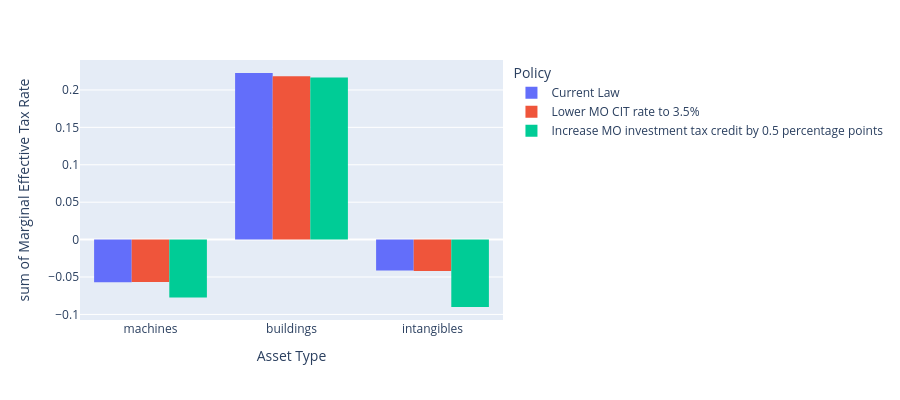

Here is the notebook cell this chart was saved with:
### Code cell
# Other results
fig14 = px.histogram(
    df[
        (df["output_var"]=="metr") &
        (df['Policy'].isin([
            "Current Law",
            "Lower MO CIT rate to 3.5%",
            "Increase MO investment tax credit by 0.5 percentage points"
        ]))
    ], x="asset_type", y="value", color='Policy', barmode='group',
    labels={'asset_type':'Asset Type', 'value': 'Marginal Effective Tax Rate'},
    height=400)
fig14.show()

### Figure 1 — Plotly figure (JSON) as saved in the notebook; plotly's stock layout.template omitted (floating-point values rounded to 4 significant figures)
{"data": [{"alignmentgroup": "True", "bingroup": "x", "histfunc": "sum", "hovertemplate": "Policy=Current Law<br>Asset Type=%{x}<br>sum of Marginal Effective Tax Rate=%{y}<extra></extra>", "legendgroup": "Current Law", "marker": {"color": "#636efa", "pattern": {"shape": ""}}, "name": "Current Law", "offsetgroup": "Current Law", "orientation": "v", "showlegend": true, "type": "histogram", "x": ["machines", "buildings", "intangibles"], "xaxis": "x", "y": [-0.05682, 0.2226, -0.0414], "yaxis": "y"}, {"alignmentgroup": "True", "bingroup": "x", "histfunc": "sum", "hovertemplate": "Policy=Lower MO CIT rate to 3.5%<br>Asset Type=%{x}<br>sum of Marginal Effective Tax Rate=%{y}<extra></extra>", "legendgroup": "Lower MO CIT rate to 3.5%", "marker": {"color": "#EF553B", "pattern": {"shape": ""}}, "name": "Lower MO CIT rate to 3.5%", "offsetgroup": "Lower MO CIT rate to 3.5%", "orientation": "v", "showlegend": true, "type": "histogram", "x": ["machines", "buildings", "intangibles"], "xaxis": "x", "y": [-0.05651, 0.2184, -0.04199], "yaxis": "y"}, {"alignmentgroup": "True", "bingroup": "x", "histfunc": "sum", "hovertemplate": "Policy=Increase MO investment tax credit by 0.5 percentage points<br>Asset Type=%{x}<br>sum of Marginal Effective Tax Rate=%{y}<extra></extra>", "legendgroup": "Increase MO investment tax credit by 0.5 percentage points", "marker": {"color": "#00cc96", "pattern": {"shape": ""}}, "name": "Increase MO investment tax credit by 0.5 percentage points", "offsetgroup": "Increase MO investment tax credit by 0.5 percentage points", "orientation": "v", "showlegend": true, "type": "histogram", "x": ["machines", "buildings", "intangibles"], "xaxis": "x", "y": [-0.07722, 0.2165, -0.09005], "yaxis": "y"}], "layout": {"barmode": "group", "height": 400, "legend": {"title": {"text": "Policy"}, "tracegroupgap": 0}, "margin": {"t": 60}, "xaxis": {"anchor": "y", "domain": [0, 1], "title": {"text": "Asset Type"}}, "yaxis": {"anchor": "x", "domain": [0, 1], "title": {"text": "sum of Marginal Effective Tax Rate"}}}}
